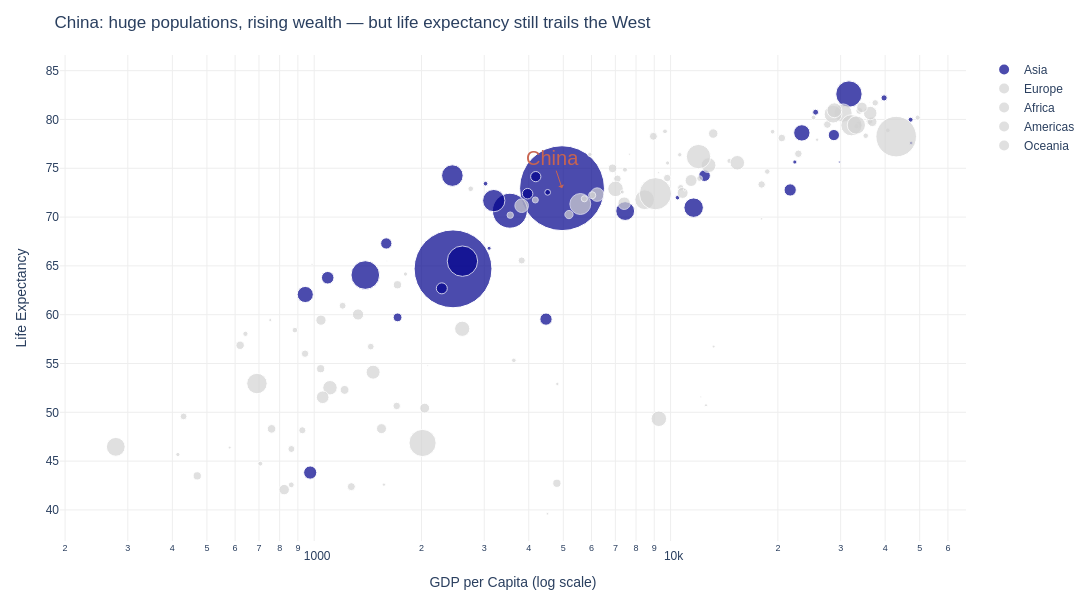

The notebook cell saved with this chart:
### Markdown cell above
## Task 2 — Bubble chart: tell a story

**What to build:** A bubble chart (full 2007 dataset, all countries) where:
- x = GDP per capita (log scale)
- y = life expectancy
- size = population
- colour = ONE continent highlighted (your choice), all others grey
- At least one annotation explaining the highlighted group's story

> This is the grey-and-highlight technique applied to a bubble chart.

### Code cell
# Task 2
# YOUR CODE HERE
import math
df1 = df.loc[df['year'] == '2007']
color_map = {c: 'Darkblue' if c == 'Asia' else 'Lightgrey' for c in df['continent'].unique()}

fig = px.scatter(
    data_frame=df1, x='gdpPercap', y='lifeExp',
    size='pop',
    color='continent',
    hover_name='country',
    log_x=True,
    size_max=60,                            # cap bubble size so small countries still visible
    labels={'gdpPercap': 'GDP per Capita (log scale)', 'lifeExp': 'Life Expectancy', 'pop': 'Population', 'continent': ''},
    color_discrete_map=color_map,
    custom_data=['country', 'pop'],
    opacity=0.7
)

# Improve hover: show formatted population using HTML
fig.update_traces(
    hovertemplate='<b>%{hovertext}</b><br>'
                  'GDP per capita: $%{x:,.0f}<br>'
                  'Life expectancy: %{y:.1f} yrs<br>'
                  'Population: %{customdata[1]:,.0f}')

fig.update_layout(
    title='China: huge populations, rising wealth — but life expectancy still trails the West',
    plot_bgcolor='white', paper_bgcolor='white',
    font=dict(family='Arial', size=12),
    yaxis=dict(gridcolor='#EEEEEE'),
    xaxis=dict(gridcolor='#EEEEEE'),
    margin=dict(l=60, r=40, t=55, b=40),
    height=600, width=1150
)

row = df1[df1['country'] == 'China'].iloc[0]
fig.add_annotation(
    x=math.log10(row['gdpPercap']), y=row['lifeExp'],
    text= 'China', showarrow=True, arrowcolor='rgb(200,100,80)', arrowhead=1,
    font=dict(size=20, family='Arial', color='rgb(200,100,80)')
)

fig.show()

### Figure 1 — Plotly figure (JSON) as saved in the notebook; plotly's stock layout.template omitted (floating-point values rounded to 4 significant figures)
{"data": [{"customdata": [["Afghanistan", 31889923], ["Bahrain", 708573], ["Bangladesh", 150448339], ["Cambodia", 14131858], ["China", 1318683096], ["Hong Kong, China", 6980412], ["India", 1110396331], ["Indonesia", 223547000], ["Iran", 69453570], ["Iraq", 27499638], ["Israel", 6426679], ["Japan", 127467972], ["Jordan", 6053193], ["Korea, Dem. Rep.", 23301725], ["Korea, Rep.", 49044790], ["Kuwait", 2505559], ["Lebanon", 3921278], ["Malaysia", 24821286], ["Mongolia", 2874127], ["Myanmar", 47761980], ["Nepal", 28901790], ["Oman", 3204897], ["Pakistan", 169270617], ["Philippines", 91077287], ["Saudi Arabia", 27601038], ["Singapore", 4553009], ["Sri Lanka", 20378239], ["Syria", 19314747], ["Taiwan", 23174294], ["Thailand", 65068149], ["Vietnam", 85262356], ["West Bank and Gaza", 4018332], ["Yemen, Rep.", 22211743]], "hovertemplate": "<b>%{hovertext}</b><br>GDP per capita: $%{x:,.0f}<br>Life expectancy: %{y:.1f} yrs<br>Population: %{customdata[1]:,.0f}", "hovertext": ["Afghanistan", "Bahrain", "Bangladesh", "Cambodia", "China", "Hong Kong, China", "India", "Indonesia", "Iran", "Iraq", "Israel", "Japan", "Jordan", "Korea, Dem. Rep.", "Korea, Rep.", "Kuwait", "Lebanon", "Malaysia", "Mongolia", "Myanmar", "Nepal", "Oman", "Pakistan", "Philippines", "Saudi Arabia", "Singapore", "Sri Lanka", "Syria", "Taiwan", "Thailand", "Vietnam", "West Bank and Gaza", "Yemen, Rep."], "legendgroup": "Asia", "marker": {"color": "Darkblue", "opacity": 0.7, "size": [31889923, 708573, 150448339, 14131858, 1318683096, 6980412, 1110396331, 223547000, 69453570, 27499638, 6426679, 127467972, 6053193, 23301725, 49044790, 2505559, 3921278, 24821286, 2874127, 47761980, 28901790, 3204897, 169270617, 91077287, 27601038, 4553009, 20378239, 19314747, 23174294, 65068149, 85262356, 4018332, 22211743], "sizemode": "area", "sizeref": 366300.0, "symbol": "circle"}, "mode": "markers", "name": "Asia", "orientation": "v", "showlegend": true, "type": "scatter", "x": [974.6, 29800.0, 1391.0, 1714.0, 4959.0, 39720.0, 2452.0, 3541.0, 11610.0, 4471.0, 25520.0, 31660.0, 4519.0, 1593.0, 23350.0, 47310.0, 10460.0, 12450.0, 3096.0, 944.0, 1091.0, 22320.0, 2606.0, 3190.0, 21650.0, 47140.0, 3970.0, 4185.0, 28720.0, 7458.0, 2442.0, 3025.0, 2281.0], "xaxis": "x", "y": [43.83, 75.64, 64.06, 59.72, 72.96, 82.21, 64.7, 70.65, 70.96, 59.55, 80.75, 82.6, 72.53, 67.3, 78.62, 77.59, 71.99, 74.24, 66.8, 62.07, 63.78, 75.64, 65.48, 71.69, 72.78, 79.97, 72.4, 74.14, 78.4, 70.62, 74.25, 73.42, 62.7], "yaxis": "y"}, {"customdata": [["Albania", 3600523], ["Austria", 8199783], ["Belgium", 10392226], ["Bosnia and Herzegovina", 4552198], ["Bulgaria", 7322858], ["Croatia", 4493312], ["Czech Republic", 10228744], ["Denmark", 5468120], ["Finland", 5238460], ["France", 61083916], ["Germany", 82400996], ["Greece", 10706290], ["Hungary", 9956108], ["Iceland", 301931], ["Ireland", 4109086], ["Italy", 58147733], ["Montenegro", 684736], ["Netherlands", 16570613], ["Norway", 4627926], ["Poland", 38518241], ["Portugal", 10642836], ["Romania", 22276056], ["Serbia", 10150265], ["Slovak Republic", 5447502], ["Slovenia", 2009245], ["Spain", 40448191], ["Sweden", 9031088], ["Switzerland", 7554661], ["Turkey", 71158647], ["United Kingdom", 60776238]], "hovertemplate": "<b>%{hovertext}</b><br>GDP per capita: $%{x:,.0f}<br>Life expectancy: %{y:.1f} yrs<br>Population: %{customdata[1]:,.0f}", "hovertext": ["Albania", "Austria", "Belgium", "Bosnia and Herzegovina", "Bulgaria", "Croatia", "Czech Republic", "Denmark", "Finland", "France", "Germany", "Greece", "Hungary", "Iceland", "Ireland", "Italy", "Montenegro", "Netherlands", "Norway", "Poland", "Portugal", "Romania", "Serbia", "Slovak Republic", "Slovenia", "Spain", "Sweden", "Switzerland", "Turkey", "United Kingdom"], "legendgroup": "Europe", "marker": {"color": "Lightgrey", "opacity": 0.7, "size": [3600523, 8199783, 10392226, 4552198, 7322858, 4493312, 10228744, 5468120, 5238460, 61083916, 82400996, 10706290, 9956108, 301931, 4109086, 58147733, 684736, 16570613, 4627926, 38518241, 10642836, 22276056, 10150265, 5447502, 2009245, 40448191, 9031088, 7554661, 71158647, 60776238], "sizemode": "area", "sizeref": 366300.0, "symbol": "circle"}, "mode": "markers", "name": "Europe", "orientation": "v", "showlegend": true, "type": "scatter", "x": [5937.0, 36130.0, 33690.0, 7446.0, 10680.0, 14620.0, 22830.0, 35280.0, 33210.0, 30470.0, 32170.0, 27540.0, 18010.0, 36180.0, 40680.0, 28570.0, 9254.0, 36800.0, 49360.0, 15390.0, 20510.0, 10810.0, 9787.0, 18680.0, 25770.0, 28820.0, 33860.0, 37510.0, 8458.0, 33200.0], "xaxis": "x", "y": [76.42, 79.83, 79.44, 74.85, 73.0, 75.75, 76.49, 78.33, 79.31, 80.66, 79.41, 79.48, 73.34, 81.76, 78.89, 80.55, 74.54, 79.76, 80.2, 75.56, 78.1, 72.48, 74.0, 74.66, 77.93, 80.94, 80.88, 81.7, 71.78, 79.42], "yaxis": "y"}, {"customdata": [["Algeria", 33333216], ["Angola", 12420476], ["Benin", 8078314], ["Botswana", 1639131], ["Burkina Faso", 14326203], ["Burundi", 8390505], ["Cameroon", 17696293], ["Central African Republic", 4369038], ["Chad", 10238807], ["Comoros", 710960], ["Congo, Dem. Rep.", 64606759], ["Congo, Rep.", 3800610], ["Cote d'Ivoire", 18013409], ["Djibouti", 496374], ["Egypt", 80264543], ["Equatorial Guinea", 551201], ["Eritrea", 4906585], ["Ethiopia", 76511887], ["Gabon", 1454867], ["Gambia", 1688359], ["Ghana", 22873338], ["Guinea", 9947814], ["Guinea-Bissau", 1472041], ["Kenya", 35610177], ["Lesotho", 2012649], ["Liberia", 3193942], ["Libya", 6036914], ["Madagascar", 19167654], ["Malawi", 13327079], ["Mali", 12031795], ["Mauritania", 3270065], ["Mauritius", 1250882], ["Morocco", 33757175], ["Mozambique", 19951656], ["Namibia", 2055080], ["Niger", 12894865], ["Nigeria", 135031164], ["Reunion", 798094], ["Rwanda", 8860588], ["Sao Tome and Principe", 199579], ["Senegal", 12267493], ["Sierra Leone", 6144562], ["Somalia", 9118773], ["South Africa", 43997828], ["Sudan", 42292929], ["Swaziland", 1133066], ["Tanzania", 38139640], ["Togo", 5701579], ["Tunisia", 10276158], ["Uganda", 29170398], ["Zambia", 11746035], ["Zimbabwe", 12311143]], "hovertemplate": "<b>%{hovertext}</b><br>GDP per capita: $%{x:,.0f}<br>Life expectancy: %{y:.1f} yrs<br>Population: %{customdata[1]:,.0f}", "hovertext": ["Algeria", "Angola", "Benin", "Botswana", "Burkina Faso", "Burundi", "Cameroon", "Central African Republic", "Chad", "Comoros", "Congo, Dem. Rep.", "Congo, Rep.", "Cote d'Ivoire", "Djibouti", "Egypt", "Equatorial Guinea", "Eritrea", "Ethiopia", "Gabon", "Gambia", "Ghana", "Guinea", "Guinea-Bissau", "Kenya", "Lesotho", "Liberia", "Libya", "Madagascar", "Malawi", "Mali", "Mauritania", "Mauritius", "Morocco", "Mozambique", "Namibia", "Niger", "Nigeria", "Reunion", "Rwanda", "Sao Tome and Principe", "Senegal", "Sierra Leone", "Somalia", "South Africa", "Sudan", "Swaziland", "Tanzania", "Togo", "Tunisia", "Uganda", "Zambia", "Zimbabwe"], "legendgroup": "Africa", "marker": {"color": "Lightgrey", "opacity": 0.7, "size": [33333216, 12420476, 8078314, 1639131, 14326203, 8390505, 17696293, 4369038, 10238807, 710960, 64606759, 3800610, 18013409, 496374, 80264543, 551201, 4906585, 76511887, 1454867, 1688359, 22873338, 9947814, 1472041, 35610177, 2012649, 3193942, 6036914, 19167654, 13327079, 12031795, 3270065, 1250882, 33757175, 19951656, 2055080, 12894865, 135031164, 798094, 8860588, 199579, 12267493, 6144562, 9118773, 43997828, 42292929, 1133066, 38139640, 5701579, 10276158, 29170398, 11746035, 12311143], "sizemode": "area", "sizeref": 366300.0, "symbol": "circle"}, "mode": "markers", "name": "Africa", "orientation": "v", "showlegend": true, "type": "scatter", "x": [6223.0, 4797.0, 1441.0, 12570.0, 1217.0, 430.1, 2042.0, 706.0, 1704.0, 986.1, 277.6, 3633.0, 1545.0, 2082.0, 5581.0, 12150.0, 641.4, 690.8, 13210.0, 752.7, 1328.0, 942.7, 579.2, 1463.0, 1569.0, 414.5, 12060.0, 1045.0, 759.3, 1043.0, 1803.0, 10960.0, 3820.0, 823.7, 4811.0, 619.7, 2014.0, 7670.0, 863.1, 1598.0, 1712.0, 862.5, 926.1, 9270.0, 2602.0, 4513.0, 1107.0, 883.0, 7093.0, 1056.0, 1271.0, 469.7], "xaxis": "x", "y": [72.3, 42.73, 56.73, 50.73, 52.3, 49.58, 50.43, 44.74, 50.65, 65.15, 46.46, 55.32, 48.33, 54.79, 71.34, 51.58, 58.04, 52.95, 56.73, 59.45, 60.02, 56.01, 46.39, 54.11, 42.59, 45.68, 73.95, 59.44, 48.3, 54.47, 64.16, 72.8, 71.16, 42.08, 52.91, 56.87, 46.86, 76.44, 46.24, 65.53, 63.06, 42.57, 48.16, 49.34, 58.56, 39.61, 52.52, 58.42, 73.92, 51.54, 42.38, 43.49], "yaxis": "y"}, {"customdata": [["Argentina", 40301927], ["Bolivia", 9119152], ["Brazil", 190010647], ["Canada", 33390141], ["Chile", 16284741], ["Colombia", 44227550], ["Costa Rica", 4133884], ["Cuba", 11416987], ["Dominican Republic", 9319622], ["Ecuador", 13755680], ["El Salvador", 6939688], ["Guatemala", 12572928], ["Haiti", 8502814], ["Honduras", 7483763], ["Jamaica", 2780132], ["Mexico", 108700891], ["Nicaragua", 5675356], ["Panama", 3242173], ["Paraguay", 6667147], ["Peru", 28674757], ["Puerto Rico", 3942491], ["Trinidad and Tobago", 1056608], ["United States", 301139947], ["Uruguay", 3447496], ["Venezuela", 26084662]], "hovertemplate": "<b>%{hovertext}</b><br>GDP per capita: $%{x:,.0f}<br>Life expectancy: %{y:.1f} yrs<br>Population: %{customdata[1]:,.0f}", "hovertext": ["Argentina", "Bolivia", "Brazil", "Canada", "Chile", "Colombia", "Costa Rica", "Cuba", "Dominican Republic", "Ecuador", "El Salvador", "Guatemala", "Haiti", "Honduras", "Jamaica", "Mexico", "Nicaragua", "Panama", "Paraguay", "Peru", "Puerto Rico", "Trinidad and Tobago", "United States", "Uruguay", "Venezuela"], "legendgroup": "Americas", "marker": {"color": "Lightgrey", "opacity": 0.7, "size": [40301927, 9119152, 190010647, 33390141, 16284741, 44227550, 4133884, 11416987, 9319622, 13755680, 6939688, 12572928, 8502814, 7483763, 2780132, 108700891, 5675356, 3242173, 6667147, 28674757, 3942491, 1056608, 301139947, 3447496, 26084662], "sizemode": "area", "sizeref": 366300.0, "symbol": "circle"}, "mode": "markers", "name": "Americas", "orientation": "v", "showlegend": true, "type": "scatter", "x": [12780.0, 3822.0, 9066.0, 36320.0, 13170.0, 7007.0, 9645.0, 8948.0, 6025.0, 6873.0, 5728.0, 5186.0, 1202.0, 3548.0, 7321.0, 11980.0, 2749.0, 9809.0, 4173.0, 7409.0, 19330.0, 18010.0, 42950.0, 10610.0, 11420.0], "xaxis": "x", "y": [75.32, 65.55, 72.39, 80.65, 78.55, 72.89, 78.78, 78.27, 72.23, 74.99, 71.88, 70.26, 60.92, 70.2, 72.57, 76.19, 72.9, 75.54, 71.75, 71.42, 78.75, 69.82, 78.24, 76.38, 73.75], "yaxis": "y"}, {"customdata": [["Australia", 20434176], ["New Zealand", 4115771]], "hovertemplate": "<b>%{hovertext}</b><br>GDP per capita: $%{x:,.0f}<br>Life expectancy: %{y:.1f} yrs<br>Population: %{customdata[1]:,.0f}", "hovertext": ["Australia", "New Zealand"], "legendgroup": "Oceania", "marker": {"color": "Lightgrey", "opacity": 0.7, "size": [20434176, 4115771], "sizemode": "area", "sizeref": 366300.0, "symbol": "circle"}, "mode": "markers", "name": "Oceania", "orientation": "v", "showlegend": true, "type": "scatter", "x": [34440.0, 25190.0], "xaxis": "x", "y": [81.23, 80.2], "yaxis": "y"}], "layout": {"annotations": [{"arrowcolor": "rgb(200,100,80)", "arrowhead": 1, "font": {"color": "rgb(200,100,80)", "family": "Arial", "size": 20}, "showarrow": true, "text": "China", "x": 3.695, "y": 72.96}], "font": {"family": "Arial", "size": 12}, "height": 600, "legend": {"itemsizing": "constant", "title": {"text": ""}, "tracegroupgap": 0}, "margin": {"b": 40, "l": 60, "r": 40, "t": 55}, "paper_bgcolor": "white", "plot_bgcolor": "white", "title": {"text": "China: huge populations, rising wealth — but life expectancy still trails the West"}, "width": 1150, "xaxis": {"anchor": "y", "domain": [0, 1], "gridcolor": "#EEEEEE", "title": {"text": "GDP per Capita (log scale)"}, "type": "log"}, "yaxis": {"anchor": "x", "domain": [0, 1], "gridcolor": "#EEEEEE", "title": {"text": "Life Expectancy"}}}}
